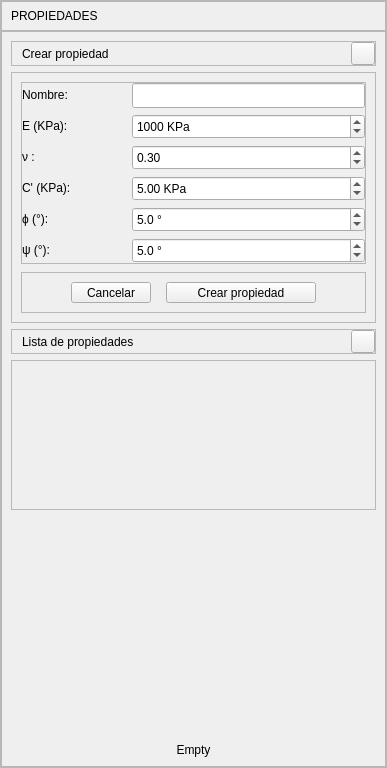
       <widget class="QFrame" name="frame_properties">
        <property name="sizePolicy">
         <sizepolicy hsizetype="Preferred" vsizetype="Preferred">
          <horstretch>0</horstretch>
          <verstretch>0</verstretch>
         </sizepolicy>
        </property>
        <property name="frameShape">
         <enum>QFrame::StyledPanel</enum>
        </property>
        <property name="frameShadow">
         <enum>QFrame::Raised</enum>
        </property>
        <layout class="QVBoxLayout" name="verticalLayout_3">
         <property name="spacing">
          <number>0</number>
         </property>
         <property name="leftMargin">
          <number>0</number>
         </property>
         <property name="topMargin">
          <number>0</number>
         </property>
         <property name="rightMargin">
          <number>0</number>
         </property>
         <property name="bottomMargin">
          <number>0</number>
         </property>
         <item>
          <widget class="QFrame" name="frame_title">
           <property name="sizePolicy">
            <sizepolicy hsizetype="Preferred" vsizetype="Fixed">
             <horstretch>0</horstretch>
             <verstretch>0</verstretch>
            </sizepolicy>
           </property>
           <property name="minimumSize">
            <size>
             <width>0</width>
             <height>30</height>
            </size>
           </property>
           <property name="maximumSize">
            <size>
             <width>16777215</width>
             <height>30</height>
            </size>
           </property>
           <property name="frameShape">
            <enum>QFrame::StyledPanel</enum>
           </property>
           <property name="frameShadow">
            <enum>QFrame::Raised</enum>
           </property>
           <property name="lineWidth">
            <number>0</number>
           </property>
           <layout class="QHBoxLayout" name="horizontalLayout_2">
            <item>
             <widget class="QLabel" name="label_cardPropertiesTitle">
              <property name="text">
               <string>PROPIEDADES</string>
              </property>
              <property name="QLabelStyle" stdset="0">
               <number>1</number>
              </property>
             </widget>
            </item>
            <item>
             <spacer name="horizontalSpacer">
              <property name="orientation">
               <enum>Qt::Horizontal</enum>
              </property>
              <property name="sizeHint" stdset="0">
               <size>
                <width>58</width>
                <height>7</height>
               </size>
              </property>
             </spacer>
            </item>
           </layout>
          </widget>
         </item>
         <item>
          <widget class="QFrame" name="frame_info">
           <property name="frameShape">
            <enum>QFrame::StyledPanel</enum>
           </property>
           <property name="frameShadow">
            <enum>QFrame::Raised</enum>
           </property>
           <layout class="QVBoxLayout" name="verticalLayout_5">
            <item>
             <widget class="QFrame" name="frame_propertiesSubTitle1">
              <property name="frameShape">
               <enum>QFrame::StyledPanel</enum>
              </property>
              <property name="frameShadow">
               <enum>QFrame::Raised</enum>
              </property>
              <layout class="QHBoxLayout" name="horizontalLayout_16">
               <property name="spacing">
                <number>0</number>
               </property>
               <property name="leftMargin">
                <number>10</number>
               </property>
               <property name="topMargin">
                <number>0</number>
               </property>
               <property name="rightMargin">
                <number>0</number>
               </property>
               <property name="bottomMargin">
                <number>0</number>
               </property>
               <item>
                <widget class="QLabel" name="label_cardPropertiesSubTitle1">
                 <property name="minimumSize">
                  <size>
                   <width>262</width>
                   <height>0</height>
                  </size>
                 </property>
                 <property name="text">
                  <string>Crear propiedad</string>
                 </property>
                 <property name="QLabelStyle" stdset="0">
                  <number>2</number>
                 </property>
                </widget>
               </item>
               <item>
                <widget class="QToolButton" name="toolButton_cardPropertiesSubTitle1">
                 <property name="text">
                  <string/>
                 </property>
                 <property name="icon">
                  <iconset>
                   <normaloff>../recursos/iconos/iconos_menu_draw_data/minimize.svg</normaloff>../recursos/iconos/iconos_menu_draw_data/minimize.svg</iconset>
                 </property>
                 <property name="arrowType">
                  <enum>Qt::NoArrow</enum>
                 </property>
                 <property name="QToolButtonSubTitleStyle" stdset="0">
                  <number>1</number>
                 </property>
                </widget>
               </item>
              </layout>
             </widget>
            </item>
            <item>
             <widget class="QFrame" name="frame_properties1">
              <property name="sizePolicy">
               <sizepolicy hsizetype="Preferred" vsizetype="Preferred">
                <horstretch>0</horstretch>
                <verstretch>0</verstretch>
               </sizepolicy>
              </property>
              <property name="frameShape">
               <enum>QFrame::StyledPanel</enum>
              </property>
              <property name="frameShadow">
               <enum>QFrame::Raised</enum>
              </property>
              <layout class="QVBoxLayout" name="verticalLayout_7">
               <property name="spacing">
                <number>8</number>
               </property>
               <item>
                <widget class="QFrame" name="frame_4">
                 <property name="styleSheet">
                  <string notr="true"/>
                 </property>
                 <property name="frameShape">
                  <enum>QFrame::StyledPanel</enum>
                 </property>
                 <property name="frameShadow">
                  <enum>QFrame::Raised</enum>
                 </property>
                 <layout class="QFormLayout" name="formLayout_4">
                  <property name="horizontalSpacing">
                   <number>0</number>
                  </property>
                  <property name="verticalSpacing">
                   <number>6</number>
                  </property>
                  <property name="leftMargin">
                   <number>0</number>
                  </property>
                  <property name="topMargin">
                   <number>0</number>
                  </property>
                  <property name="rightMargin">
                   <number>0</number>
                  </property>
                  <property name="bottomMargin">
                   <number>0</number>
                  </property>
                  <item row="0" column="0">
                   <widget class="QLabel" name="label_textProperties1">
                    <property name="minimumSize">
                     <size>
                      <width>110</width>
                      <height>0</height>
                     </size>
                    </property>
                    <property name="text">
                     <string>Nombre:</string>
                    </property>
                    <property name="QLabelStyle" stdset="0">
                     <number>3</number>
                    </property>
                   </widget>
                  </item>
                  <item row="0" column="1">
                   <widget class="QLineEdit" name="lineEdit_textPropertiesName">
                    <property name="minimumSize">
                     <size>
                      <width>150</width>
                      <height>25</height>
                     </size>
                    </property>
                    <property name="maximumSize">
                     <size>
                      <width>16777215</width>
                      <height>16777215</height>
                     </size>
                    </property>
                    <property name="text">
                     <string/>
                    </property>
                    <property name="QLineEditStyle" stdset="0">
                     <number>1</number>
                    </property>
                   </widget>
                  </item>
                  <item row="1" column="0">
                   <widget class="QLabel" name="label_textProperties2">
                    <property name="minimumSize">
                     <size>
                      <width>110</width>
                      <height>0</height>
                     </size>
                    </property>
                    <property name="toolTip">
                     <string>Módulo de espasticidad</string>
                    </property>
                    <property name="text">
                     <string>E (KPa):</string>
                    </property>
                    <property name="QLabelStyle" stdset="0">
                     <number>3</number>
                    </property>
                   </widget>
                  </item>
                  <item row="1" column="1">
                   <widget class="QDoubleSpinBox" name="doubleSpinBoxl_textPropertiesE">
                    <property name="enabled">
                     <bool>true</bool>
                    </property>
                    <property name="minimumSize">
                     <size>
                      <width>80</width>
                      <height>25</height>
                     </size>
                    </property>
                    <property name="suffix">
                     <string> KPa</string>
                    </property>
                    <property name="decimals">
                     <number>0</number>
                    </property>
                    <property name="minimum">
                     <double>1.000000000000000</double>
                    </property>
                    <property name="maximum">
                     <double>1000000.000000000000000</double>
                    </property>
                    <property name="singleStep">
                     <double>0.010000000000000</double>
                    </property>
                    <property name="value">
                     <double>1000.000000000000000</double>
                    </property>
                    <property name="QDoubleSpinBoxStyle" stdset="0">
                     <number>1</number>
                    </property>
                   </widget>
                  </item>
                  <item row="2" column="0">
                   <widget class="QLabel" name="label_textProperties3">
                    <property name="minimumSize">
                     <size>
                      <width>110</width>
                      <height>0</height>
                     </size>
                    </property>
                    <property name="toolTip">
                     <string>Coeficiente de poisson</string>
                    </property>
                    <property name="text">
                     <string>ν :</string>
                    </property>
                    <property name="QLabelStyle" stdset="0">
                     <number>3</number>
                    </property>
                   </widget>
                  </item>
                  <item row="2" column="1">
                   <widget class="QDoubleSpinBox" name="doubleSpinBoxl_textPropertiesV">
                    <property name="enabled">
                     <bool>true</bool>
                    </property>
                    <property name="minimumSize">
                     <size>
                      <width>120</width>
                      <height>25</height>
                     </size>
                    </property>
                    <property name="suffix">
                     <string/>
                    </property>
                    <property name="decimals">
                     <number>2</number>
                    </property>
                    <property name="minimum">
                     <double>0.000000000000000</double>
                    </property>
                    <property name="maximum">
                     <double>0.500000000000000</double>
                    </property>
                    <property name="singleStep">
                     <double>0.010000000000000</double>
                    </property>
                    <property name="value">
                     <double>0.300000000000000</double>
                    </property>
                    <property name="QDoubleSpinBoxStyle" stdset="0">
                     <number>1</number>
                    </property>
                   </widget>
                  </item>
                  <item row="3" column="0">
                   <widget class="QLabel" name="label_textProperties4">
                    <property name="minimumSize">
                     <size>
                      <width>110</width>
                      <height>0</height>
                     </size>
                    </property>
                    <property name="toolTip">
                     <string>Cohesión </string>
                    </property>
                    <property name="text">
                     <string>C' (KPa):</string>
                    </property>
                    <property name="QLabelStyle" stdset="0">
                     <number>3</number>
                    </property>
                   </widget>
                  </item>
                  <item row="5" column="0">
                   <widget class="QLabel" name="label_textProperties5">
                    <property name="minimumSize">
                     <size>
                      <width>110</width>
                      <height>0</height>
                     </size>
                    </property>
                    <property name="toolTip">
                     <string>Ángulo  de fricción </string>
                    </property>
                    <property name="text">
                     <string>ϕ (°):</string>
                    </property>
                    <property name="QLabelStyle" stdset="0">
                     <number>3</number>
                    </property>
                   </widget>
                  </item>
                  <item row="6" column="0">
                   <widget class="QLabel" name="label_textProperties6">
                    <property name="minimumSize">
                     <size>
                      <width>110</width>
                      <height>0</height>
                     </size>
                    </property>
                    <property name="toolTip">
                     <string>Ángulo  de dilatancia </string>
                    </property>
                    <property name="text">
                     <string>ψ (°):</string>
                    </property>
                    <property name="QLabelStyle" stdset="0">
                     <number>3</number>
                    </property>
                   </widget>
                  </item>
                  <item row="6" column="1">
                   <widget class="QDoubleSpinBox" name="doubleSpinBoxl_textPropertiesPsi">
                    <property name="enabled">
                     <bool>true</bool>
                    </property>
                    <property name="minimumSize">
                     <size>
                      <width>120</width>
                      <height>25</height>
                     </size>
                    </property>
                    <property name="suffix">
                     <string> °</string>
                    </property>
                    <property name="decimals">
                     <number>1</number>
                    </property>
                    <property name="minimum">
                     <double>0.000000000000000</double>
                    </property>
                    <property name="singleStep">
                     <double>0.100000000000000</double>
                    </property>
                    <property name="stepType">
                     <enum>QAbstractSpinBox::DefaultStepType</enum>
                    </property>
                    <property name="value">
                     <double>5.000000000000000</double>
                    </property>
                    <property name="QDoubleSpinBoxStyle" stdset="0">
                     <number>1</number>
                    </property>
                   </widget>
                  </item>
                  <item row="5" column="1">
                   <widget class="QDoubleSpinBox" name="doubleSpinBoxl_textPropertiesPhi">
                    <property name="enabled">
                     <bool>true</bool>
                    </property>
                    <property name="minimumSize">
                     <size>
                      <width>120</width>
                      <height>25</height>
                     </size>
                    </property>
                    <property name="suffix">
                     <string> °</string>
                    </property>
                    <property name="decimals">
                     <number>1</number>
                    </property>
                    <property name="minimum">
                     <double>0.000000000000000</double>
                    </property>
                    <property name="singleStep">
                     <double>0.100000000000000</double>
                    </property>
                    <property name="value">
                     <double>5.000000000000000</double>
                    </property>
                    <property name="QDoubleSpinBoxStyle" stdset="0">
                     <number>1</number>
                    </property>
                   </widget>
                  </item>
                  <item row="3" column="1">
                   <widget class="QDoubleSpinBox" name="doubleSpinBoxl_textPropertiesC">
                    <property name="enabled">
                     <bool>true</bool>
                    </property>
                    <property name="minimumSize">
                     <size>
                      <width>120</width>
                      <height>25</height>
                     </size>
                    </property>
                    <property name="suffix">
                     <string> KPa</string>
                    </property>
                    <property name="decimals">
                     <number>2</number>
                    </property>
                    <property name="minimum">
                     <double>0.010000000000000</double>
                    </property>
                    <property name="maximum">
                     <double>10000.000000000000000</double>
                    </property>
                    <property name="singleStep">
                     <double>0.010000000000000</double>
                    </property>
                    <property name="value">
                     <double>5.000000000000000</double>
                    </property>
                    <property name="QDoubleSpinBoxStyle" stdset="0">
                     <number>1</number>
                    </property>
                   </widget>
                  </item>
                 </layout>
                </widget>
               </item>
               <item>
                <widget class="QFrame" name="frame_properties1_1">
                 <property name="sizePolicy">
                  <sizepolicy hsizetype="Preferred" vsizetype="Preferred">
                   <horstretch>0</horstretch>
                   <verstretch>0</verstretch>
                  </sizepolicy>
                 </property>
                 <property name="frameShape">
                  <enum>QFrame::StyledPanel</enum>
                 </property>
                 <property name="frameShadow">
                  <enum>QFrame::Raised</enum>
                 </property>
                 <layout class="QVBoxLayout" name="verticalLayout_6">
                  <property name="spacing">
                   <number>15</number>
                  </property>
                  <item>
                   <layout class="QHBoxLayout" name="horizontalLayout_12">
                    <item>
                     <spacer name="horizontalSpacer_3">
                      <property name="orientation">
                       <enum>Qt::Horizontal</enum>
                      </property>
                      <property name="sizeHint" stdset="0">
                       <size>
                        <width>40</width>
                        <height>20</height>
                       </size>
                      </property>
                     </spacer>
                    </item>
                    <item>
                     <widget class="QToolButton" name="toolButton_PropertiesCancel">
                      <property name="minimumSize">
                       <size>
                        <width>80</width>
                        <height>0</height>
                       </size>
                      </property>
                      <property name="maximumSize">
                       <size>
                        <width>150</width>
                        <height>16777215</height>
                       </size>
                      </property>
                      <property name="text">
                       <string>Cancelar</string>
                      </property>
                      <property name="QToolButtonStyle" stdset="0">
                       <number>3</number>
                      </property>
                     </widget>
                    </item>
                    <item>
                     <widget class="QToolButton" name="toolButton_PropertiesCreateProperty">
                      <property name="minimumSize">
                       <size>
                        <width>150</width>
                        <height>0</height>
                       </size>
                      </property>
                      <property name="maximumSize">
                       <size>
                        <width>150</width>
                        <height>16777215</height>
                       </size>
                      </property>
                      <property name="text">
                       <string>Crear propiedad</string>
                      </property>
                      <property name="QToolButtonStyle" stdset="0">
                       <number>2</number>
                      </property>
                     </widget>
                    </item>
                    <item>
                     <spacer name="horizontalSpacer_4">
                      <property name="orientation">
                       <enum>Qt::Horizontal</enum>
                      </property>
                      <property name="sizeHint" stdset="0">
                       <size>
                        <width>40</width>
                        <height>20</height>
                       </size>
                      </property>
                     </spacer>
                    </item>
                   </layout>
                  </item>
                 </layout>
                </widget>
               </item>
              </layout>
             </widget>
            </item>
            <item>
             <widget class="QFrame" name="frame_propertiesSubTitle2">
              <property name="frameShape">
               <enum>QFrame::StyledPanel</enum>
              </property>
              <property name="frameShadow">
               <enum>QFrame::Raised</enum>
              </property>
              <layout class="QHBoxLayout" name="horizontalLayout_7">
               <property name="spacing">
                <number>0</number>
               </property>
               <property name="leftMargin">
                <number>10</number>
               </property>
               <property name="topMargin">
                <number>0</number>
               </property>
               <property name="rightMargin">
                <number>0</number>
               </property>
               <property name="bottomMargin">
                <number>0</number>
               </property>
               <item>
                <widget class="QLabel" name="label_cardPropertiesSubTitle2">
                 <property name="minimumSize">
                  <size>
                   <width>262</width>
                   <height>0</height>
                  </size>
                 </property>
                 <property name="text">
                  <string>Lista de propiedades</string>
                 </property>
                 <property name="QLabelStyle" stdset="0">
                  <number>2</number>
                 </property>
                </widget>
               </item>
               <item>
                <widget class="QToolButton" name="toolButton_cardPropertiesSubTitle2">
                 <property name="text">
                  <string/>
                 </property>
                 <property name="icon">
                  <iconset>
                   <normaloff>../recursos/iconos/iconos_menu_draw_data/minimize.svg</normaloff>../recursos/iconos/iconos_menu_draw_data/minimize.svg</iconset>
                 </property>
                 <property name="arrowType">
                  <enum>Qt::NoArrow</enum>
                 </property>
                 <property name="QToolButtonSubTitleStyle" stdset="0">
                  <number>1</number>
                 </property>
                </widget>
               </item>
              </layout>
             </widget>
            </item>
            <item>
             <widget class="QFrame" name="frame_properties2">
              <property name="sizePolicy">
               <sizepolicy hsizetype="Preferred" vsizetype="Expanding">
                <horstretch>0</horstretch>
                <verstretch>0</verstretch>
               </sizepolicy>
              </property>
              <property name="minimumSize">
               <size>
                <width>0</width>
                <height>150</height>
               </size>
              </property>
              <property name="styleSheet">
               <string notr="true"/>
              </property>
              <property name="frameShape">
               <enum>QFrame::StyledPanel</enum>
              </property>
              <property name="frameShadow">
               <enum>QFrame::Raised</enum>
              </property>
              <layout class="QHBoxLayout" name="horizontalLayout_13">
               <item>
                <widget class="QScrollArea" name="scrollArea">
                 <property name="styleSheet">
                  <string notr="true">background-color: transparent;
border: none;</string>
                 </property>
                 <property name="widgetResizable">
                  <bool>true</bool>
                 </property>
                 <widget class="QWidget" name="scrollAreaWidgetContents">
                  <property name="geometry">
                   <rect>
                    <x>0</x>
                    <y>0</y>
                    <width>278</width>
                    <height>130</height>
                   </rect>
                  </property>
                  <layout class="QHBoxLayout" name="horizontalLayout_14">
                   <property name="spacing">
                    <number>0</number>
                   </property>
                   <property name="leftMargin">
                    <number>0</number>
                   </property>
                   <property name="topMargin">
                    <number>0</number>
                   </property>
                   <property name="rightMargin">
                    <number>0</number>
                   </property>
                   <property name="bottomMargin">
                    <number>0</number>
                   </property>
                   <item>
                    <layout class="QVBoxLayout" name="verticalLayout_containerCardProperties">
                     <property name="spacing">
                      <number>0</number>
                     </property>
                     <item>
                      <widget class="QFrame" name="frame_empty">
                       <property name="sizePolicy">
                        <sizepolicy hsizetype="Preferred" vsizetype="Expanding">
                         <horstretch>0</horstretch>
                         <verstretch>0</verstretch>
                        </sizepolicy>
                       </property>
                       <property name="styleSheet">
                        <string notr="true"/>
                       </property>
                       <property name="frameShape">
                        <enum>QFrame::StyledPanel</enum>
                       </property>
                       <property name="frameShadow">
                        <enum>QFrame::Raised</enum>
                       </property>
                      </widget>
                     </item>
                    </layout>
                   </item>
                  </layout>
                 </widget>
                </widget>
               </item>
              </layout>
             </widget>
            </item>
            <item>
             <spacer name="verticalSpacer_2">
              <property name="orientation">
               <enum>Qt::Vertical</enum>
              </property>
              <property name="sizeType">
               <enum>QSizePolicy::Expanding</enum>
              </property>
              <property name="sizeHint" stdset="0">
               <size>
                <width>20</width>
                <height>227</height>
               </size>
              </property>
             </spacer>
            </item>
            <item>
             <layout class="QHBoxLayout" name="horizontalLayout_5">
              <property name="spacing">
               <number>0</number>
              </property>
              <item>
               <widget class="QLabel" name="label_msn">
                <property name="sizePolicy">
                 <sizepolicy hsizetype="Expanding" vsizetype="Preferred">
                  <horstretch>0</horstretch>
                  <verstretch>0</verstretch>
                 </sizepolicy>
                </property>
                <property name="text">
                 <string>Empty</string>
                </property>
                <property name="alignment">
                 <set>Qt::AlignCenter</set>
                </property>
               </widget>
              </item>
             </layout>
            </item>
           </layout>
          </widget>
         </item>
        </layout>
       </widget>
